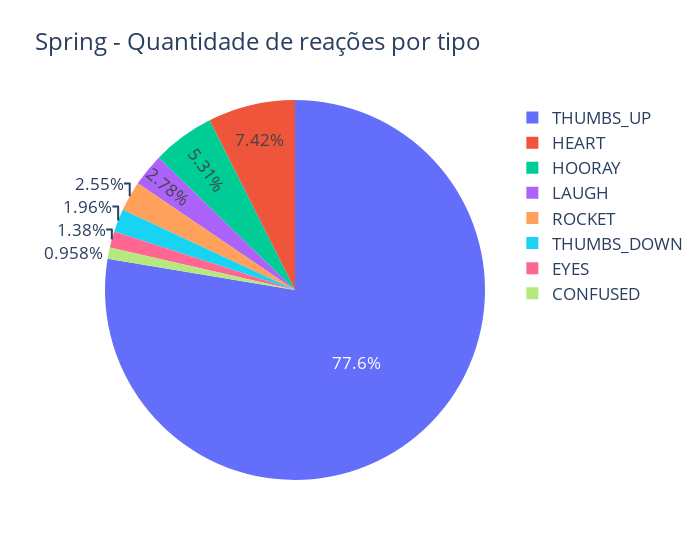

Here is the notebook cell this chart was saved with:
### Markdown cell above
##### QUANTIDADE DE REAÇÕES POR TIPO

### Code cell
counts = df[Tables.REACTIONS].groupby('content').size()

counts = pd.DataFrame({
    'reaction_type': counts.index,
    'count': counts.values
})

fig = px.pie(counts, values='count', names='reaction_type', title='Spring - Quantidade de reações por tipo')
fig.update_layout(width=700.0, template='plotly_white', font=dict(size=17))

### Figure 1 — Plotly figure (JSON) as saved in the notebook; plotly's stock layout.template omitted (floating-point values rounded to 4 significant figures)
{"data": [{"domain": {"x": [0.0, 1.0], "y": [0.0, 1.0]}, "hovertemplate": "reaction_type=%{label}<br>count=%{value}<extra></extra>", "labels": ["CONFUSED", "EYES", "HEART", "HOORAY", "LAUGH", "ROCKET", "THUMBS_DOWN", "THUMBS_UP"], "legendgroup": "", "name": "", "showlegend": true, "values": [299, 431, 2318, 1658, 869, 795, 612, 24243], "type": "pie"}], "layout": {"legend": {"tracegroupgap": 0}, "title": {"text": "Spring - Quantidade de reações por tipo"}, "font": {"size": 17}, "width": 700.0}}
